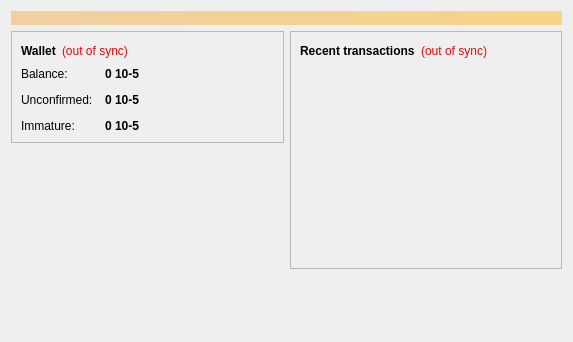
<?xml version="1.0" encoding="UTF-8"?>
<ui version="4.0">
 <class>OverviewPage</class>
 <widget class="QWidget" name="OverviewPage">
  <property name="geometry">
   <rect>
    <x>0</x>
    <y>0</y>
    <width>573</width>
    <height>342</height>
   </rect>
  </property>
  <property name="windowTitle">
   <string>Form</string>
  </property>
  <layout class="QVBoxLayout" name="topLayout">
   <item>
    <widget class="QLabel" name="labelAlerts">
     <property name="visible">
      <bool>false</bool>
     </property>
     <property name="styleSheet">
      <string notr="true">background-color: qlineargradient(x1: 0, y1: 0, x2: 1, y2: 0, stop:0 #F0D0A0, stop:1 #F8D488); color:#000000;</string>
     </property>
     <property name="wordWrap">
      <bool>true</bool>
     </property>
     <property name="margin">
      <number>3</number>
     </property>
    </widget>
   </item>
   <item>
    <layout class="QHBoxLayout" name="horizontalLayout" stretch="1,1">
     <item>
      <layout class="QVBoxLayout" name="verticalLayout_2">
       <item>
        <widget class="QFrame" name="frame">
         <property name="frameShape">
          <enum>QFrame::StyledPanel</enum>
         </property>
         <property name="frameShadow">
          <enum>QFrame::Raised</enum>
         </property>
         <layout class="QVBoxLayout" name="verticalLayout_4">
          <item>
           <layout class="QHBoxLayout" name="horizontalLayout_4">
            <item>
             <widget class="QLabel" name="label_5">
              <property name="font">
               <font>
                <weight>75</weight>
                <bold>true</bold>
               </font>
              </property>
              <property name="text">
               <string>Wallet</string>
              </property>
             </widget>
            </item>
            <item>
             <widget class="QLabel" name="labelWalletStatus">
              <property name="toolTip">
               <string>The displayed information may be out of date. Your wallet automatically synchronizes with the The Tenfive Coin network after a connection is established, but this process has not completed yet.</string>
              </property>
              <property name="styleSheet">
               <string notr="true">QLabel { color: red; }</string>
              </property>
              <property name="text">
               <string notr="true">(out of sync)</string>
              </property>
              <property name="alignment">
               <set>Qt::AlignLeading|Qt::AlignLeft|Qt::AlignVCenter</set>
              </property>
             </widget>
            </item>
            <item>
             <spacer name="horizontalSpacer_2">
              <property name="orientation">
               <enum>Qt::Horizontal</enum>
              </property>
              <property name="sizeHint" stdset="0">
               <size>
                <width>40</width>
                <height>20</height>
               </size>
              </property>
             </spacer>
            </item>
           </layout>
          </item>
          <item>
           <layout class="QFormLayout" name="formLayout_2">
            <property name="fieldGrowthPolicy">
             <enum>QFormLayout::AllNonFixedFieldsGrow</enum>
            </property>
            <property name="horizontalSpacing">
             <number>12</number>
            </property>
            <property name="verticalSpacing">
             <number>12</number>
            </property>
            <item row="0" column="0">
             <widget class="QLabel" name="label">
              <property name="text">
               <string>Balance:</string>
              </property>
             </widget>
            </item>
            <item row="0" column="1">
             <widget class="QLabel" name="labelBalance">
              <property name="font">
               <font>
                <weight>75</weight>
                <bold>true</bold>
               </font>
              </property>
              <property name="cursor">
               <cursorShape>IBeamCursor</cursorShape>
              </property>
              <property name="toolTip">
               <string>Your current balance</string>
              </property>
              <property name="text">
               <string notr="true">0 10-5</string>
              </property>
              <property name="textInteractionFlags">
               <set>Qt::LinksAccessibleByMouse|Qt::TextSelectableByKeyboard|Qt::TextSelectableByMouse</set>
              </property>
             </widget>
            </item>
            <item row="1" column="0">
             <widget class="QLabel" name="label_3">
              <property name="text">
               <string>Unconfirmed:</string>
              </property>
             </widget>
            </item>
            <item row="1" column="1">
             <widget class="QLabel" name="labelUnconfirmed">
              <property name="font">
               <font>
                <weight>75</weight>
                <bold>true</bold>
               </font>
              </property>
              <property name="cursor">
               <cursorShape>IBeamCursor</cursorShape>
              </property>
              <property name="toolTip">
               <string>Total of transactions that have yet to be confirmed, and do not yet count toward the current balance</string>
              </property>
              <property name="text">
               <string notr="true">0 10-5</string>
              </property>
              <property name="textInteractionFlags">
               <set>Qt::LinksAccessibleByMouse|Qt::TextSelectableByKeyboard|Qt::TextSelectableByMouse</set>
              </property>
             </widget>
            </item>
            <item row="2" column="0">
             <widget class="QLabel" name="labelImmatureText">
              <property name="text">
               <string>Immature:</string>
              </property>
             </widget>
            </item>
            <item row="2" column="1">
             <widget class="QLabel" name="labelImmature">
              <property name="font">
               <font>
                <weight>75</weight>
                <bold>true</bold>
               </font>
              </property>
              <property name="toolTip">
               <string>Mined balance that has not yet matured</string>
              </property>
              <property name="text">
               <string notr="true">0 10-5</string>
              </property>
              <property name="textInteractionFlags">
               <set>Qt::LinksAccessibleByMouse|Qt::TextSelectableByKeyboard|Qt::TextSelectableByMouse</set>
              </property>
             </widget>
            </item>
           </layout>
          </item>
         </layout>
        </widget>
       </item>
       <item>
        <spacer name="verticalSpacer">
         <property name="orientation">
          <enum>Qt::Vertical</enum>
         </property>
         <property name="sizeHint" stdset="0">
          <size>
           <width>20</width>
           <height>40</height>
          </size>
         </property>
        </spacer>
       </item>
       <item>
         <widget class="QLabel" name="label_wallet_bgcoin">
          <property name="text">
           <string/>
          </property>
          <property name="pixmap">
           <pixmap resource="../bitcoin.qrc">:/images/wallet_bgcoin</pixmap>
          </property>
          <property name="scaledContents">
           <bool>false</bool>
          </property>
          <property name="alignment">
           <set>Qt::AlignCenter</set>
          </property>
          <property name="margin">
           <number>-2</number>
          </property>
         </widget>
        </item>
      </layout>
     </item>
     <item>
      <layout class="QVBoxLayout" name="verticalLayout_3">
       <item>
        <widget class="QFrame" name="frame_2">
         <property name="frameShape">
          <enum>QFrame::StyledPanel</enum>
         </property>
         <property name="frameShadow">
          <enum>QFrame::Raised</enum>
         </property>
         <layout class="QVBoxLayout" name="verticalLayout">
          <item>
           <layout class="QHBoxLayout" name="horizontalLayout_2">
            <item>
             <widget class="QLabel" name="label_4">
              <property name="text">
               <string>&lt;b&gt;Recent transactions&lt;/b&gt;</string>
              </property>
             </widget>
            </item>
            <item>
             <widget class="QLabel" name="labelTransactionsStatus">
              <property name="toolTip">
               <string>The displayed information may be out of date. Your wallet automatically synchronizes with the The Tenfive Coin network after a connection is established, but this process has not completed yet.</string>
              </property>
              <property name="styleSheet">
               <string notr="true">QLabel { color: red; }</string>
              </property>
              <property name="text">
               <string notr="true">(out of sync)</string>
              </property>
              <property name="alignment">
               <set>Qt::AlignRight|Qt::AlignTrailing|Qt::AlignVCenter</set>
              </property>
             </widget>
            </item>
            <item>
             <spacer name="horizontalSpacer">
              <property name="orientation">
               <enum>Qt::Horizontal</enum>
              </property>
              <property name="sizeHint" stdset="0">
               <size>
                <width>40</width>
                <height>20</height>
               </size>
              </property>
             </spacer>
            </item>
           </layout>
          </item>
          <item>
           <widget class="QListView" name="listTransactions">
            <property name="styleSheet">
             <string notr="true">QListView { background: transparent; }</string>
            </property>
            <property name="frameShape">
             <enum>QFrame::NoFrame</enum>
            </property>
            <property name="verticalScrollBarPolicy">
             <enum>Qt::ScrollBarAlwaysOff</enum>
            </property>
            <property name="horizontalScrollBarPolicy">
             <enum>Qt::ScrollBarAlwaysOff</enum>
            </property>
            <property name="selectionMode">
             <enum>QAbstractItemView::NoSelection</enum>
            </property>
           </widget>
          </item>
         </layout>
        </widget>
       </item>
       <item>
        <spacer name="verticalSpacer_2">
         <property name="orientation">
          <enum>Qt::Vertical</enum>
         </property>
         <property name="sizeHint" stdset="0">
          <size>
           <width>20</width>
           <height>40</height>
          </size>
         </property>
        </spacer>
       </item>
      </layout>
     </item>
    </layout>
   </item>
  </layout>
 </widget>
 <resources/>
 <connections/>
</ui>
